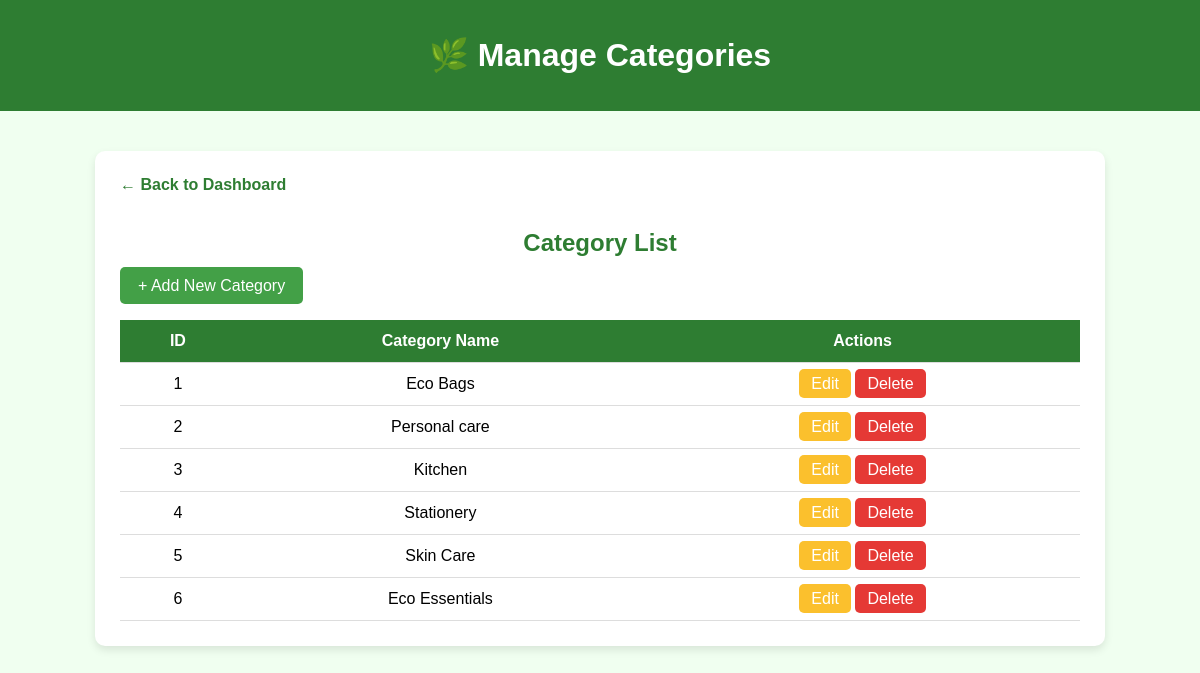
The app's page /manage-categories/ with its own data.
### app/models.py (models this page shows, shortened)
class Category(models.Model):
    name = models.CharField(max_length=100)

### app/views.py (the view)
# urls.py: path('manage-categories/', views.manage_categories, name='manage_categories'),
def manage_categories(request):
    if request.method == 'POST':
        name = request.POST['name']
        Category.objects.create(name=name)
        return redirect('manage_categories')
    categories = Category.objects.all()
    return render(request, 'manage_categories.html', {'categories': categories})

### templates/manage_categories.html (shortened to what this page needs)
<!DOCTYPE html>
<html lang="en">
<head>
</head>
<body>
    <header>
        <h1>🌿 Manage Categories</h1>
    </header>
    <div class="container">
        <a href="{% url 'admin_dashboard' %}" class="back-link">← Back to Dashboard</a>
        <h2>Category List</h2>
        <a href="{% url 'add_category' %}" class="button">+ Add New Category</a>
        {% if categories %}
        <table>
            <thead>
                <tr>
                    <th>ID</th>
                    <th>Category Name</th>
                    <th>Actions</th>
                </tr>
            </thead>
            <tbody>
                {% for category in categories %}
                <tr>
                    <td>{{ category.id }}</td>
                    <td>{{ category.name }}</td>
                    <td>
                        <a href="{% url 'edit_category' category.id %}" class="btn-edit">Edit</a>
                        <a href="{% url 'delete_category' category.id %}" class="btn-delete">Delete</a>
                    </td>
                </tr>
                {% endfor %}
            </tbody>
        </table>
        {% else %}
        <p style="text-align:center; color: gray;">No categories added yet.</p>
        {% endif %}
    </div>
</body>
</html>

### templates/manage_categories.html (style rules this page uses)
body { font-family: Arial, sans-serif; background: #f0fff0; margin: 0; }
header { background: #2e7d32; color: white; text-align: center; padding: 15px; }
.container { width: 80%; margin: 40px auto; background: white; padding: 25px; border-radius: 10px; box-shadow: 0 4px 8px rgba(0, 0, 0, 0.1); }
h2 { color: #2e7d32; text-align: center; margin-bottom: 20px; }
a.button { background: #43a047; color: white; padding: 10px 18px; border-radius: 5px; text-decoration: none; }
table { width: 100%; border-collapse: collapse; margin-top: 25px; }
th, td { padding: 12px; border-bottom: 1px solid #ddd; text-align: center; }
th { background: #2e7d32; color: white; }
.btn-edit { background: #fbc02d; color: white; padding: 6px 12px; border-radius: 5px; text-decoration: none; }
.btn-delete { background: #e53935; color: white; padding: 6px 12px; border-radius: 5px; text-decoration: none; }
.back-link { display: inline-block; margin-bottom: 15px; color: #2e7d32; text-decoration: none; font-weight: bold; }

### records on screen
Category: id "1", name "Eco Bags"
Category: id "2", name "Personal care"
Category: id "3", name "Kitchen"
Category: id "4", name "Stationery"
Category: id "5", name "Skin Care"
Category: id "6", name "Eco Essentials"
